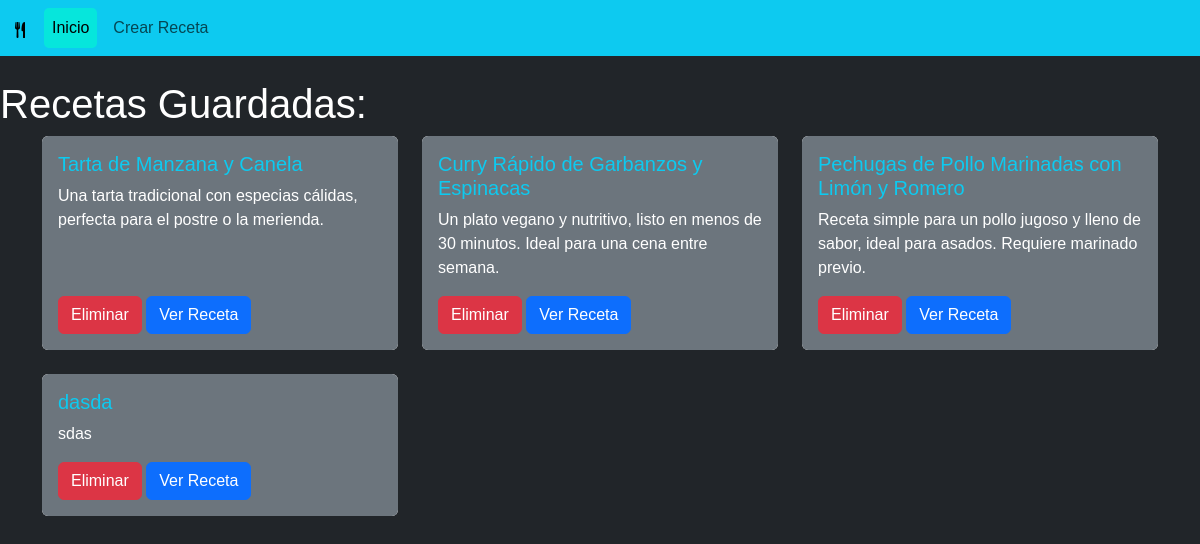
The app's page /, older data.
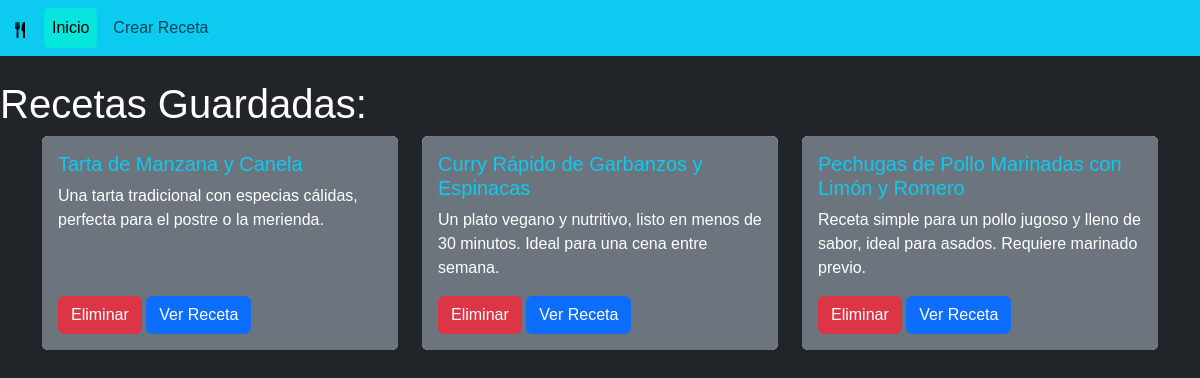
The same page, newer data.
### cookbook/models.py (models this page shows, shortened)
class Recipe(models.Model):
    title = models.CharField(max_length=200, verbose_name="Título")
    description = models.TextField(verbose_name="Descripción")
    ingredients = models.TextField(help_text="Ingresa los ingredientes, uno por línea o separados por comas",
                                  verbose_name="Ingredientes")
    instructions = models.TextField(help_text="Describe paso a paso cómo preparar la receta",
                                   verbose_name="Instrucciones")
    preparation_time = models.PositiveIntegerField(help_text="Tiempo en minutos",
                                                 default=30, verbose_name="Tiempo de preparación")
    cooking_time = models.PositiveIntegerField(help_text="Tiempo en minutos",
                                              default=0, verbose_name="Tiempo de cocción")
    servings = models.PositiveIntegerField(default=4, verbose_name="Porciones")
    created_at = models.DateTimeField(auto_now_add=True, verbose_name="Fecha de creación")
    updated_at = models.DateTimeField(auto_now=True, verbose_name="Fecha de actualización")
    author = models.ForeignKey(User, on_delete=models.CASCADE, verbose_name="Autor")
    class Meta:
        verbose_name = "recipe"
        verbose_name_plural = "recipes"
        ordering = ['-created_at']
    def __str__(self):
        return self.title

### cookbook/views.py (the view)
# urls.py: path('', cookbook.views.create, name='base'),
def create(request):
    recipes_list = Recipe.objects.all()
    print(recipes_list)
    return render(request, 'cookbook/base.html', context = {'recipes': recipes_list} )

### cookbook/templates/cookbook/base.html (shortened to what this page needs)
{% load static %}
<!DOCTYPE html>
<html lang="en">
<head>
  <link href="https://cdn.jsdelivr.net/npm/bootstrap@5.3.2/dist/css/bootstrap.min.css" rel="stylesheet"
 />
  <link rel="stylesheet" href="{% static 'cookbook/style.css' %}"/>
</head>
<body class="bg-dark text-white">
  <nav class="navbar navbar-expand-lg bg-info mb-4 mr-6">
    <div class="container-fluid">
      <a class="navbar-brand" href="{% url 'base' %}">
      </a>
      <div class="collapse navbar-collapse" id="navbarNav">
        <ul class="navbar-nav ">
          <li class="nav-item  ">
            {% url 'base' as base_url %}
            <a class="nav-link {% if request.path == base_url %}active{% endif %}" aria-current="page" href={% url 'base' %}>Inicio</a>
          </li>
          {% url 'recipe_create' as create_url %}
          <li class="nav-item">
            <a class="nav-link {% if request.path == create_url %}active {% endif %}" href="{% url 'recipe_create' %}">Crear Receta</a>
          </li>
        </ul>
      </div>
    </div>
  </nav>
  <h1 class="align-items-center justify-content-between">Recetas Guardadas:</h1>
  <div class="container">
    {% block content %} {% include 'cookbook/recipes_grid.html' %}{%endblock%}
  </div>
</body>
</html>

### cookbook/templates/cookbook/recipes_grid.html
<div class="row g-4">
  {%for recipe in recipes reversed%}
  <div class="col-12 col-md-4">
    {% include 'cookbook/recipes_card.html' %}
  </div>
  {% endfor %}
</div>

### cookbook/templates/cookbook/recipes_card.html
<div class="card border-0 h-100">
  <div class="card-body bg-secondary text-white rounded  d-flex flex-column">
    <h5 class="card-title text-info">{{ recipe.title }}</h5>
    <p class="card-text">{{ recipe.description }}</p>
    <div class="mt-auto">
      <a href="{% url 'recipe_delete' recipe.pk %}" class="btn btn-danger">Eliminar</a>
      <a href="{% url 'recipe_detail' recipe.pk %}" class="btn btn-primary">Ver Receta</a>
    </div>
  </div>
</div>

Row changes from the older to the newer data that the page shows:
removed Recipe: title "dasda", description "sdas"
